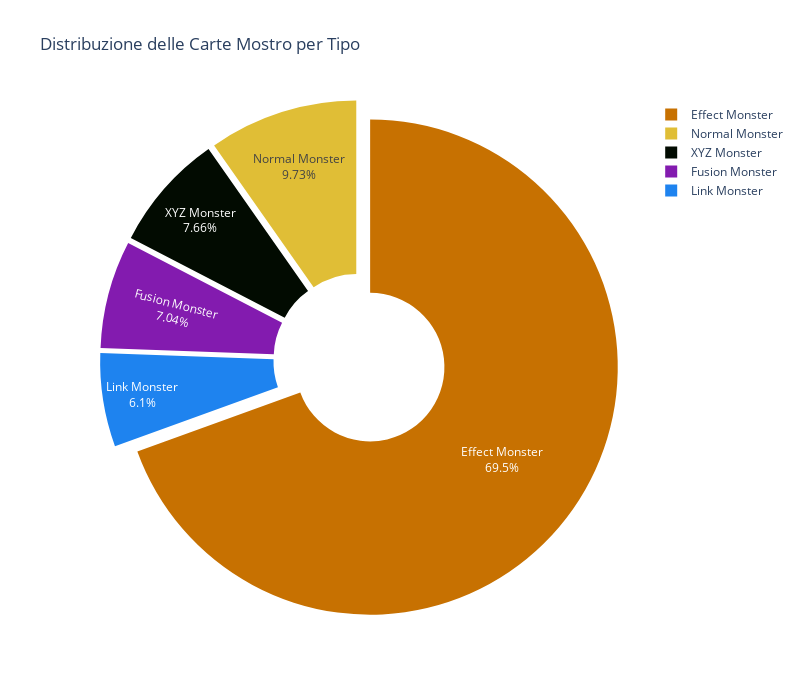

Notebook code for this chart:
### Markdown cell above
Creo un grafico a torta solo per i tipi di mostri selezionati.

### Code cell
def plot_selected_card_types_pie(cards_df, colors=None):
  
    # Seleziono i tipi di interesse
    selected_types = [
        'Effect Monster',
        'Normal Monster',
        'XYZ Monster',
        'Fusion Monster',
        'Link Monster'
    ]

    # Filtro solo le righe con questi tipi
    filtered_df = cards_df[cards_df['type'].isin(selected_types)]

    # Calcolo frequenze e percentuali
    type_counts = filtered_df['type'].value_counts()
    total_selected = type_counts.sum()
    type_percentages = (type_counts / total_selected) * 100

    # Costruisco un DataFrame per Plotly
    plot_data = pd.DataFrame({
        'Tipo': type_counts.index,
        'Conteggio': type_counts.values,
        'Percentuale': type_percentages.values
    })

    # Crea grafico a ciambella
    fig = px.pie(
        plot_data,
        values='Conteggio',
        names='Tipo',
        title='Distribuzione delle Carte Mostro per Tipo ',
        hole=0.3,
        width=800,
        height=700,
        color='Tipo',
        color_discrete_map=colors
    )

    # Aggiungi etichette + percentuali e "pull" delle fette
    fig.update_traces(textinfo='percent+label', pull=[0.05] * len(plot_data))
    fig.show()
plot_selected_card_types_pie(cards_df, colors)

### Figure 1 — Plotly figure (JSON) as saved in the notebook; plotly's stock layout.template omitted (floating-point values rounded to 4 significant figures)
{"data": [{"customdata": [["Effect Monster"], ["Normal Monster"], ["XYZ Monster"], ["Fusion Monster"], ["Link Monster"]], "domain": {"x": [0, 1], "y": [0, 1]}, "hole": 0.3, "hovertemplate": "Tipo=%{customdata[0]}<br>Conteggio=%{value}<extra></extra>", "labels": ["Effect Monster", "Normal Monster", "XYZ Monster", "Fusion Monster", "Link Monster"], "legendgroup": "", "marker": {"colors": ["#c77101", "#e0be36", "#020b01", "#831baf", "#1e83ef"]}, "name": "", "pull": [0.05, 0.05, 0.05, 0.05, 0.05], "showlegend": true, "textinfo": "percent+label", "type": "pie", "values": [4725, 662, 521, 479, 415]}], "layout": {"height": 700, "legend": {"tracegroupgap": 0}, "title": {"text": "Distribuzione delle Carte Mostro per Tipo "}, "width": 800}}
